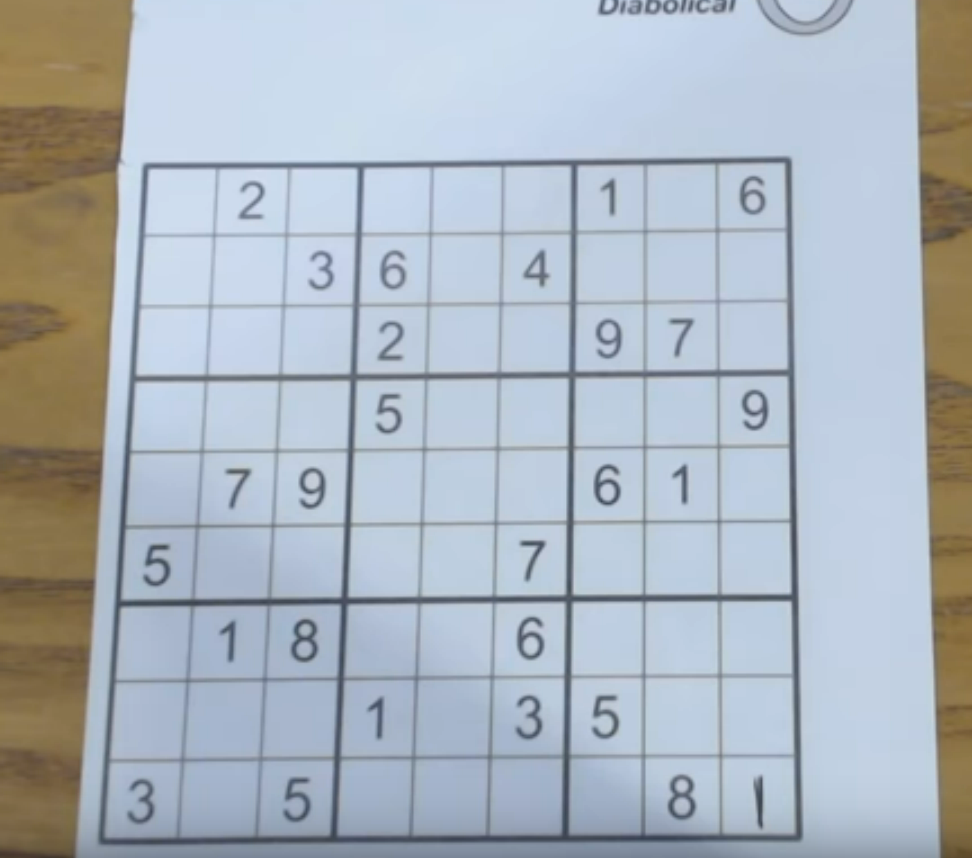
#> input picture sudoku/test_puzzle.png, 972 x 858 px
$ python sudoku.py
#> lines starting #> are read from the running program, lines starting #| are printed output that depends on the picture; after the words box and inside, x2 and y2 are one past the last pixel; in counts of white or black regions, pixels touching at a corner belong together
import numpy as np
import cv2

class Puzzle:
    def __init__(self, size: int) -> None:
        self.size = size
        match size:
            case 6:
                self.row = 3
                self.col = 2
            case 9:
                self.row = 3
                self.col = 3
            case 12:
                self.row = 3
                self.col = 4
            case 16:
                self.row = 4
                self.col = 4
        self.board = np.zeros((size,size), dtype=int)

    def __init__(self, s: str) -> None:
        self.size = int(s.partition("/")[0])
        match self.size:
            case 6:
                self.row = 3
                self.col = 2
            case 9:
                self.row = 3
                self.col = 3

        s = s.split("/")[1]
        self.board = np.zeros((self.size, self.size), dtype=np.int8)
        for i in range(self.size):
            self.board[i] = np.frombuffer(str.encode(s[(i*self.size):((i*self.size)+self.size)]), np.int8) - 48

    def from_picture(self, s: str) -> None:
        baseImg = cv2.imread(s)
        grayImg = cv2.cvtColor(baseImg, cv2.COLOR_BGR2GRAY)
        edges = cv2.Canny(grayImg, 90, 150, apertureSize = 3)
        kernel = np.ones((3,3), np.uint8)
        edges = cv2.dilate(edges, kernel, iterations = 1)
        kernel = np.ones((5,5), np.uint8)
        edges = cv2.erode(edges, kernel, iterations = 1)
        cv2.imwrite('canny.jpg', edges)

        lines = cv2.HoughLines(edges, 1, np.pi/180, 150)

        if not lines.any():
            print('Grid not found')
            return

        if filter:
            rhoThreshold = 15
            thetaThreshold = 0.1

            similarLines = {i: [] for i in range(len(lines))}

            for i in range(len(lines)):
                for j in range(len(lines)):
                    if i == j:
                        continue

                    rhoI, thetaI = lines[i][0]
                    rhoJ, thetaJ = lines[j][0]

                    if abs(rhoI - rhoJ) < rhoThreshold and abs(thetaI - thetaJ) < thetaThreshold:
                        similarLines[i].append(j)

            indices = [i for i in range(len(lines))]
            indices.sort(key = lambda x: len(similarLines[x]))

            lineFlags = len(lines)*[True]

            for i in range(len(lines) - 1):
                if not lineFlags[indices[i]]:
                    continue

                for j in range(i + 1, len(lines)):
                    if not lineFlags[indices[j]]:
                        continue

                    rhoI, thetaI = lines[indices[i]][0]


    def __repr__(self) -> str:
        s = ("+" + "-" *(((self.size // self.col)*2)-1)) * self.col + "+\n"
        for i in range(self.size):
            s += "|"
            for j in range(self.size):
                s += str(self.board[i][j])
                if(j+1) != self.size and (j+1) % (self.size // self.col) == 0:
                    s += "|"
                else:
                    if (j+1) != self.size:
                        s += " "
            s += "|\n"
            if (i+1) % (self.size // self.row) == 0:
                s += ("+" + "-" *(((self.size // self.col)*2)-1)) * self.col + "+\n"
        return s

    def solve(self, row, col, num):
        for x in range(self.size):
            if self.board[row][x] == num:
                return False
            elif self.board[x][col] == num:
                return False

        startRow = row - row % self.col
        startCol = col - col % self.row

        for i in range(self.col):
            for j in range(self.row):
                if self.board[i+startRow][j+startCol] == num:
                    return False
        return True

    def sud(self, row, col):
        if (row == self.size-1 and col == self.size):
            return True
        elif col == self.size:
            row += 1
            col = 0
        elif self.board[row][col] > 0:
            return self.sud(row, col + 1)

        for num in range(1, self.size + 1):
            if self.solve(row, col, num):
                self.board[row][col] = num
                if self.sud(row, col + 1):
                    return True

            self.board[row][col] = 0

        return False


def main():
    s = ("6/"
    "204360"
    "300004"
    "043002"
    "021430"
    "400000"
    "050643"
    )

    t = ("9/"
    "050001900"
    "207009000"
    "906008050"
    "005092060"
    "000406000"
    "020710800"
    "040900506"
    "000100309"
    "008600070"
    )

    c = Puzzle(s)
    d = Puzzle(t)

    if c.sud(0,0):
        print(c)
    else:
        print("Solution to 6x6 doesn't exist!")

    if d.sud(0,0):
        print(d)
    else:
        print("Solution to 9x9 doesn't exist!")

    d.from_picture("test_puzzle.png")
#> in from_picture, baseImg is the input picture: shape (858, 972, 3); mean B, G, R 189.2, 180.6, 171.9
#> in from_picture, `grayImg = cv2.cvtColor(baseImg, cv2.COLOR_BGR2GRAY)`:
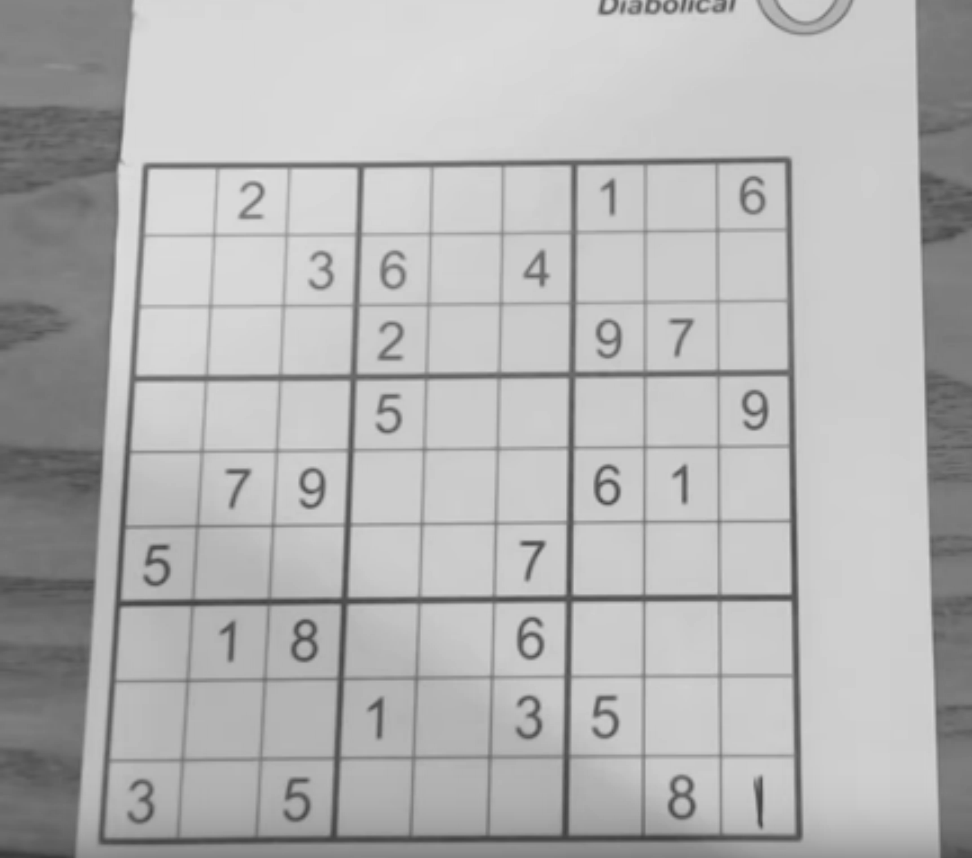
#> grayImg: shape (858, 972); min 56, max 221, mean 178.9
#> in from_picture, `edges = cv2.Canny(grayImg, 90, 150, apertureSize = 3)`:
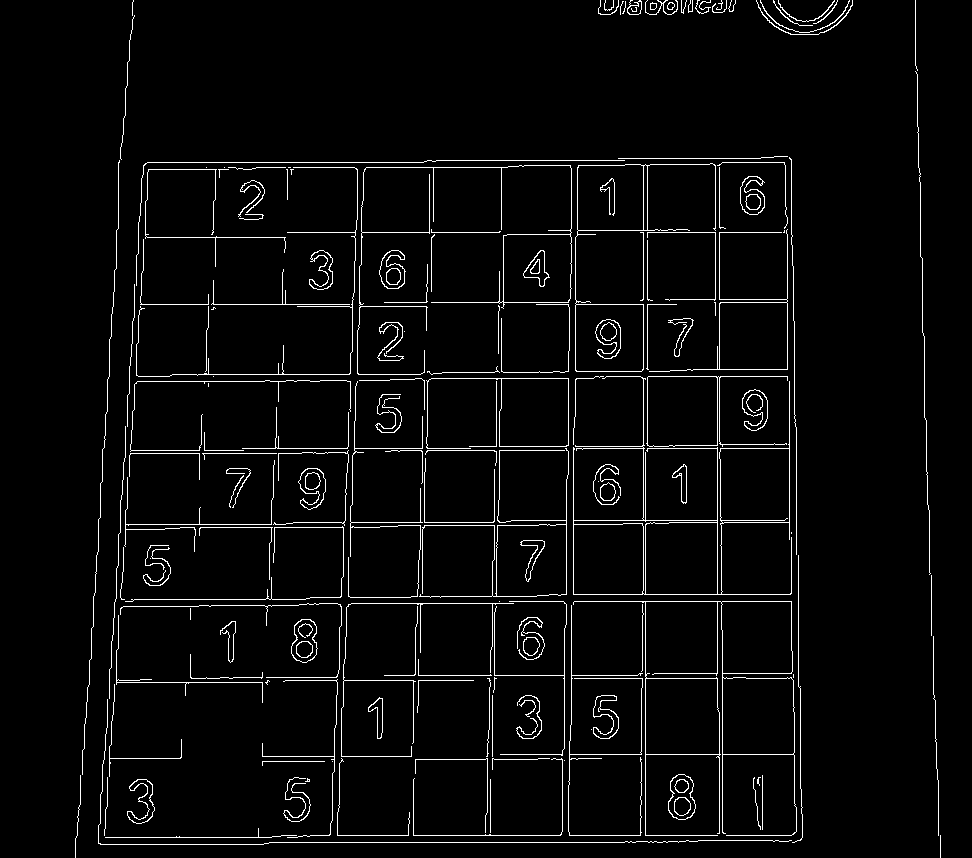
#> edges: shape (858, 972); 3.6% white in thin lines or dots, all inside (x1, y1, x2, y2) = (75, 0, 941, 858)
#> in from_picture, `edges = cv2.dilate(edges, kernel, iterations = 1)`:
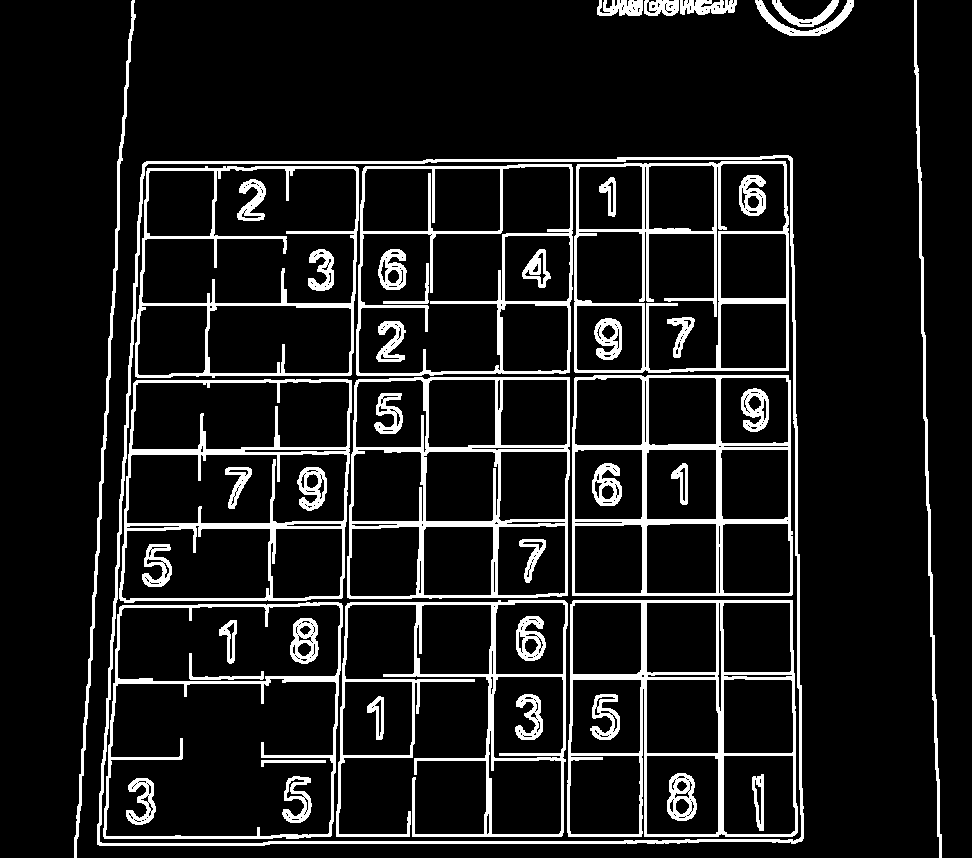
#> edges: shape (858, 972); 11% white; 47 white regions, largest, box (x1, y1, x2, y2) and area: (97, 155, 804, 846) 8369, (567, 600, 798, 837) 7557, (347, 377, 570, 599) 7469
#> in from_picture, `edges = cv2.erode(edges, kernel, iterations = 1)`:
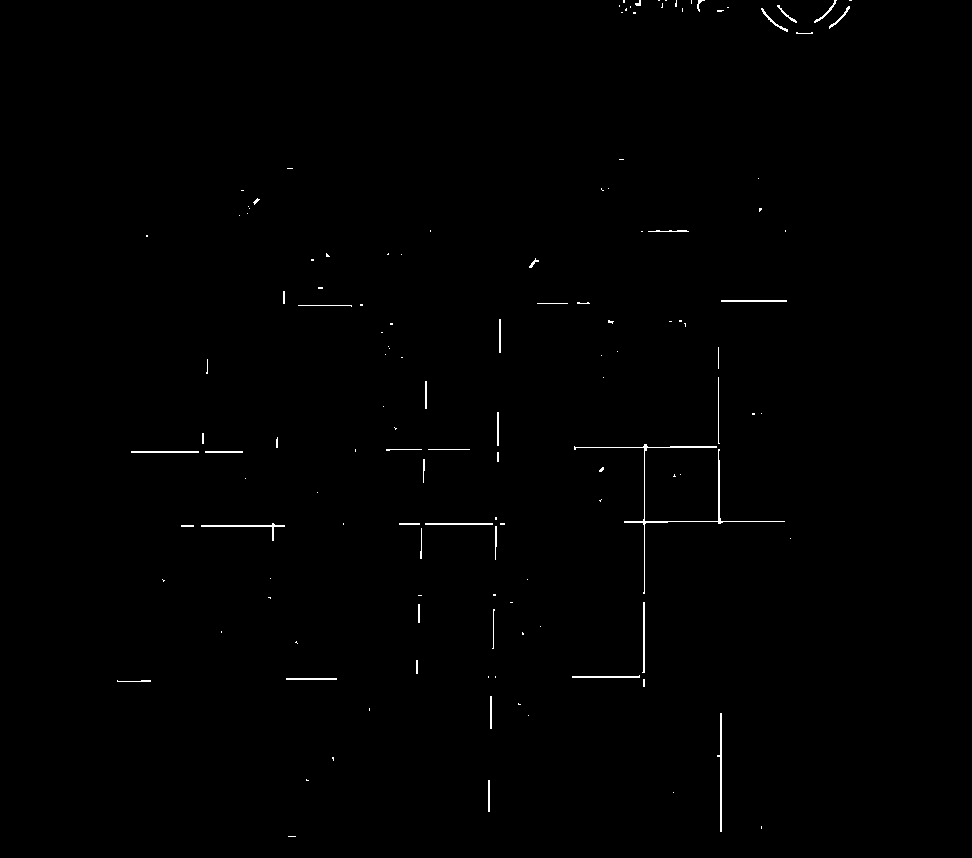
#> edges: shape (858, 972); 0.47% white in thin lines or dots, all inside (x1, y1, x2, y2) = (117, 0, 852, 837)
#> in from_picture, `lines = cv2.HoughLines(edges, 1, np.pi/180, 150)`: lines = [[644, 0], [718, 0], [521, 1.57]]
#> in from_picture, `similarLines = {i: [] for i in range(len(lines))}`: similarLines = {0: [], 1: [], 2: []}
#> the loop in from_picture, `for i in range(len(lines)):` made 3 passes
#> in from_picture, `indices = [i for i in range(len(lines))]`: indices = [0, 1, 2]
#> in from_picture, `lineFlags = len(lines)*[True]`: lineFlags = [True, True, True]
#> the loop in from_picture, `for i in range(len(lines) - 1):` made 2 passes

if __name__ == "__main__":
    main()
